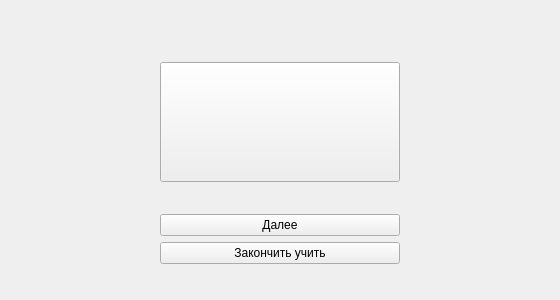
<?xml version="1.0" encoding="UTF-8"?>
<ui version="4.0">
 <class>CardWindow</class>
 <widget class="QMainWindow" name="CardWindow">
  <property name="geometry">
   <rect>
    <x>0</x>
    <y>0</y>
    <width>560</width>
    <height>300</height>
   </rect>
  </property>
  <property name="minimumSize">
   <size>
    <width>560</width>
    <height>300</height>
   </size>
  </property>
  <property name="maximumSize">
   <size>
    <width>16777215</width>
    <height>16777215</height>
   </size>
  </property>
  <property name="windowTitle">
   <string>Карточки</string>
  </property>
  <widget class="QWidget" name="centralwidget">
   <layout class="QGridLayout" name="gridLayout_2">
    <item row="0" column="0">
     <layout class="QGridLayout" name="gridLayout">
      <item row="1" column="1">
       <spacer name="verticalSpacer_4">
        <property name="orientation">
         <enum>Qt::Vertical</enum>
        </property>
        <property name="sizeHint" stdset="0">
         <size>
          <width>20</width>
          <height>40</height>
         </size>
        </property>
       </spacer>
      </item>
      <item row="4" column="1">
       <widget class="QPushButton" name="next_btn">
        <property name="text">
         <string>Далее</string>
        </property>
       </widget>
      </item>
      <item row="2" column="2">
       <spacer name="horizontalSpacer_2">
        <property name="orientation">
         <enum>Qt::Horizontal</enum>
        </property>
        <property name="sizeHint" stdset="0">
         <size>
          <width>40</width>
          <height>20</height>
         </size>
        </property>
       </spacer>
      </item>
      <item row="6" column="1">
       <spacer name="verticalSpacer_2">
        <property name="orientation">
         <enum>Qt::Vertical</enum>
        </property>
        <property name="sizeHint" stdset="0">
         <size>
          <width>20</width>
          <height>40</height>
         </size>
        </property>
       </spacer>
      </item>
      <item row="2" column="1">
       <widget class="QPushButton" name="card">
        <property name="minimumSize">
         <size>
          <width>240</width>
          <height>120</height>
         </size>
        </property>
        <property name="font">
         <font>
          <pointsize>13</pointsize>
         </font>
        </property>
        <property name="text">
         <string/>
        </property>
       </widget>
      </item>
      <item row="2" column="0">
       <spacer name="horizontalSpacer">
        <property name="orientation">
         <enum>Qt::Horizontal</enum>
        </property>
        <property name="sizeHint" stdset="0">
         <size>
          <width>40</width>
          <height>20</height>
         </size>
        </property>
       </spacer>
      </item>
      <item row="0" column="1">
       <spacer name="verticalSpacer">
        <property name="orientation">
         <enum>Qt::Vertical</enum>
        </property>
        <property name="sizeHint" stdset="0">
         <size>
          <width>20</width>
          <height>40</height>
         </size>
        </property>
       </spacer>
      </item>
      <item row="3" column="1">
       <spacer name="verticalSpacer_3">
        <property name="orientation">
         <enum>Qt::Vertical</enum>
        </property>
        <property name="sizeHint" stdset="0">
         <size>
          <width>20</width>
          <height>40</height>
         </size>
        </property>
       </spacer>
      </item>
      <item row="5" column="1">
       <widget class="QPushButton" name="end_btn">
        <property name="text">
         <string>Закончить учить</string>
        </property>
       </widget>
      </item>
     </layout>
    </item>
   </layout>
  </widget>
 </widget>
 <resources/>
 <connections/>
</ui>
